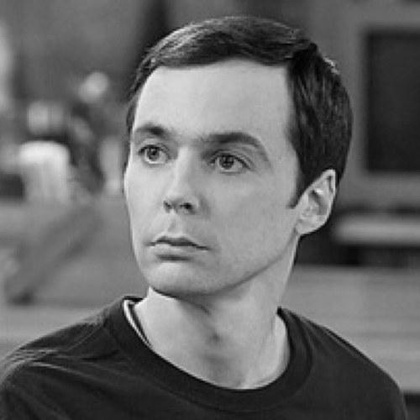
%> input picture hw2/face.jpeg, 420 x 420 px, shrunk from 500 x 500 before the run
$ octave HW2.m   (GNU Octave 9; MATLAB toolbox functions it lacks are replaced by stand-ins)
%> lines starting %> are read from the running program, lines starting %| are printed output that depends on the picture
### hw2/face_gaussian_blur.m
function [] = face_gaussian_blur()
    sigma = 40;
    decrement_step =5;
    faceIm = double (imread('face.jpeg'));
%> faceIm: size 420x420 double; min 0, max 249, mean 102.3; mean of the top-left, top-right, bottom-left and bottom-right quarters 122.4, 85.1, 99.2, 102.5
    gIm = faceIm;
    while sigma >= 0.5
        G = fspecial ('gaussian', 2 * ceil(3*sigma) + 1, sigma);
        gIm = imfilter(faceIm, G, 'replicate');
        imshow(gIm/255);
        text(10, 20, strcat('Sigma: ', num2str(sigma)), 'Color', 'white', 'FontSize', 14);
        pause;
        if sigma <= decrement_step
            sigma=sigma-0.5;
        else
            sigma=sigma-decrement_step;
        end
    end
%> this loop made 17 passes
%> pass 1, in face_gaussian_blur, `gIm = imfilter(faceIm, G, 'replicate');`:
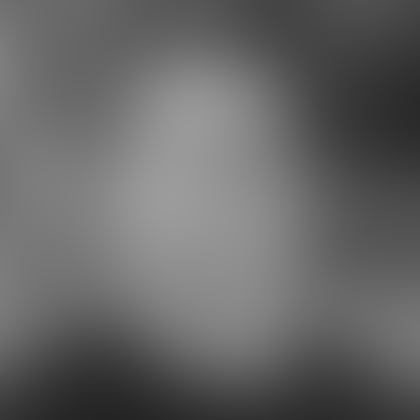
%> gIm: size 420x420 double; min 36.48, max 156.1, mean 102.5
%> pass 1, in face_gaussian_blur, `text(10, 20, strcat('Sigma: ', num2str(sigma)), 'Color', 'white', 'Fon..`:
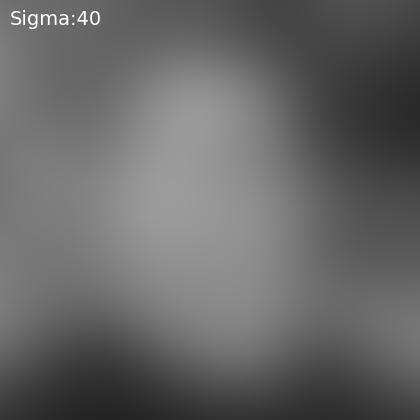
%> figure redrawn from the program's plot data
%> after the loop, sigma = 0
end

### hw2/gaussDeriv2D.m
function [Gx, Gy] = gaussDeriv2D (sigma)
    maskSize = 2*ceil(3*sigma) +1;
    twoSigmaSquared = 2 * sigma^2;
    twoPiSigmaQuad = 2 * pi * sigma^4 ;
    Gx = zeros (maskSize,maskSize);
    Gy = zeros (maskSize,maskSize);
    x0 = floor(maskSize/2) + 1;
    y0 = floor(maskSize/2) + 1;
    for n=1:maskSize
        for m=1:maskSize
            exponentTerm = exp(-((n-x0)*(n-x0) + (m-y0)*(m-y0))/twoSigmaSquared);
            Gx(n,m)= -(m-y0) * exponentTerm/twoPiSigmaQuad;
            Gy(n,m)= -(n-x0) * exponentTerm/twoPiSigmaQuad;
        end
    end
end

### hw2/HW2.m
% Chandrasekar Swaminathan
% swaminathan.42@osu.edu
% CSE5524 - HW2
% 9/6/2016

%%%%%%%%%%%%%%%%%%%%%%%%%%%%%%%%%%%%%%%%
% Problem 1
% applies gaussian filter with sigma values from 40 to 0.5
face_gaussian_blur;
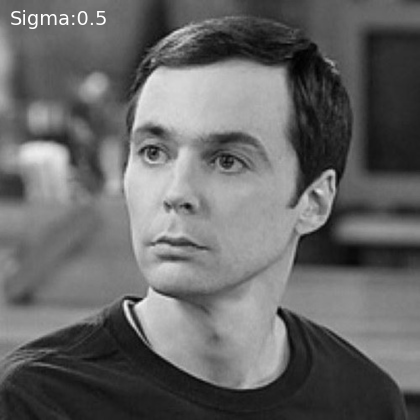
%> figure redrawn from the program's plot data
pause;

% Problem 2
% create gaussian second derivative mask with sigma as 0.6 and 2
[Gx, Gy] = gaussDeriv2D(0.6);
[Gx2, Gy2] = gaussDeriv2D(2);
surf(Gx);xlabel('x');ylabel('y');
%> after `ylabel('y')`:
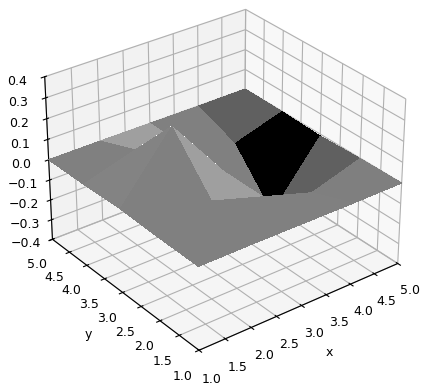
%> figure redrawn from the program's plot data
pause;
imagesc(Gx);
colormap('gray');
pause;
surf(Gy);xlabel('x');ylabel('y');
%> after `ylabel('y')`:
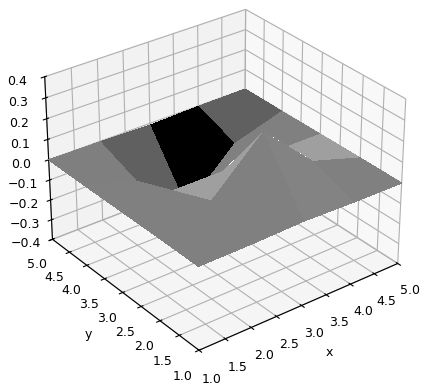
%> figure redrawn from the program's plot data
pause;
imagesc(Gy);
colormap('gray');
pause;
surf(Gx2);xlabel('x');ylabel('y');
%> after `ylabel('y')`:
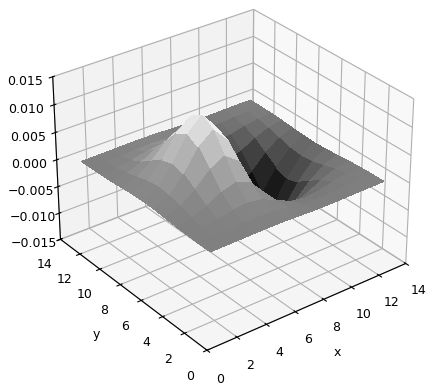
%> figure redrawn from the program's plot data
pause;
imagesc(Gx2);
colormap('gray');
pause;
surf(Gy2);xlabel('x');ylabel('y');
%> after `ylabel('y')`:
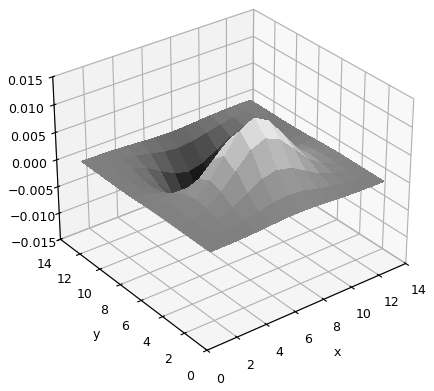
%> figure redrawn from the program's plot data
pause;
imagesc(Gy2);
colormap('gray');
pause;


% Problem 3
% Computing gradient magnitude
%> (the run ends here)
